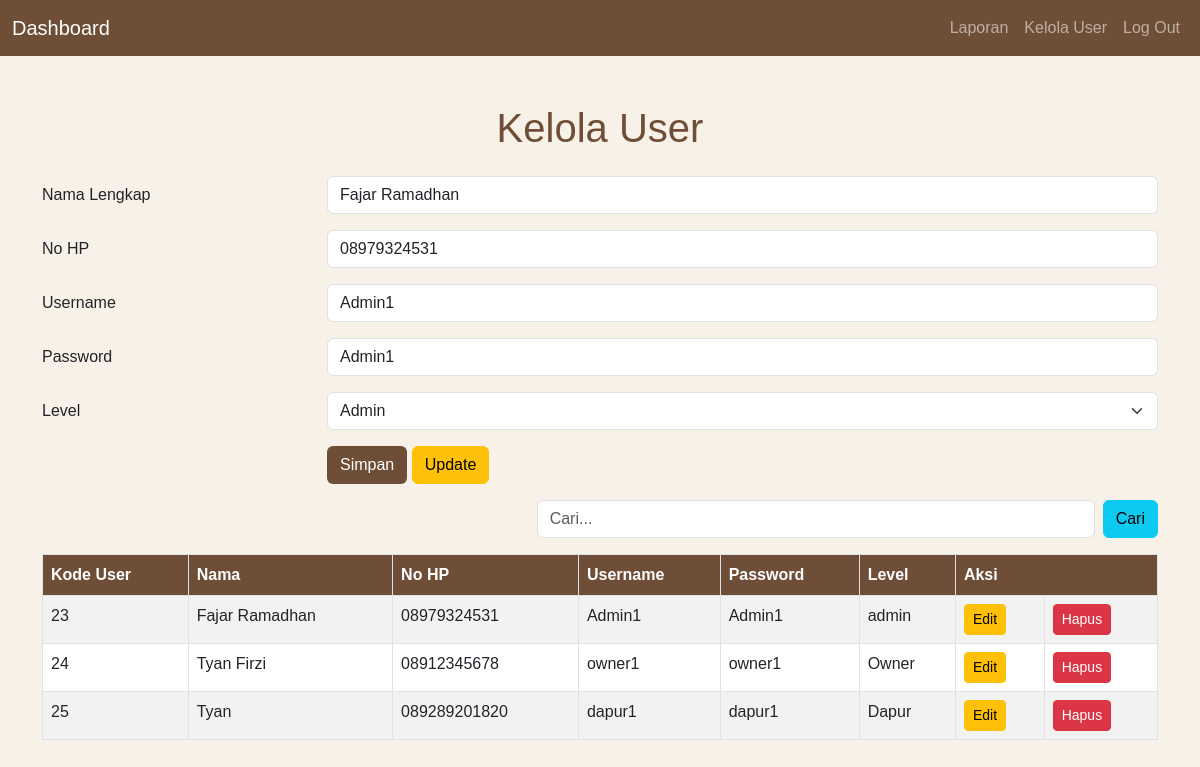
The app's page /admin/user.php?edit&id=23 (signed in) with its own data.
### tables this page shows
CREATE TABLE `tb_user` (
  `kd_user` int(11) NOT NULL,
  `nama` varchar(50) NOT NULL,
  `no_hp` varchar(15) NOT NULL,
  `username` varchar(50) NOT NULL,
  `password` varchar(50) NOT NULL,
  `level` varchar(10) NOT NULL
);

### admin/user.php (the view, shortened to what this page needs)
<?php
include '../config/koneksi.php';
if (isset($_GET['edit'])) {
  $sql = mysqli_query($koneksi, "SELECT * FROM tb_user WHERE kd_user = '$_GET[id]'");
  $edit = mysqli_fetch_array($sql);
}
?>
<!DOCTYPE html>
<html lang="en">
<head>
  <link href="https://cdn.jsdelivr.net/npm/bootstrap@5.3.0-alpha1/dist/css/bootstrap.min.css" rel="stylesheet">
</head>
<body>
  <nav class="navbar navbar-expand-lg navbar-dark">
    <div class="container-fluid">
      <a class="navbar-brand" href="dashboard.php">Dashboard</a>
      <div class="collapse navbar-collapse" id="navbarNav">
        <ul class="navbar-nav ms-auto">
          <li class="nav-item"><a class="nav-link" href="laporan.php">Laporan</a></li>
          <li class="nav-item"><a class="nav-link" href="user.php">Kelola User</a></li>
          <li class="nav-item"><a class="nav-link" href="logout.php" onclick="return confirm('Apa anda yakin ?')">Log
              Out</a></li>
        </ul>
      </div>
    </div>
  </nav>
  <div class="container my-5">
    <h1 class="text-center mb-4">Kelola User</h1>
    <form method="post">
      <div class="row mb-3">
        <label for="nama" class="col-3 col-form-label">Nama Lengkap</label>
        <div class="col-9">
          <input type="text" class="form-control" id="nama" name="nama" placeholder="Masukan nama.." required
            value="<?php echo @$edit['nama']; ?>">
        </div>
      </div>
      <div class="row mb-3">
        <label for="ry" class="col-3 col-form-label">No HP</label>
        <div class="col-9">
          <input type="text" class="form-control" id="ry" name="nohp" placeholder="No HP" required
            value="<?php echo @$edit['no_hp']; ?>">
        </div>
      </div>
      <div class="row mb-3">
        <label for="us" class="col-3 col-form-label">Username</label>
        <div class="col-9">
          <input type="text" class="form-control" id="us" name="username" placeholder="Username" required
            value="<?php echo @$edit['username']; ?>">
        </div>
      </div>
      <div class="row mb-3">
        <label for="pw" class="col-3 col-form-label">Password</label>
        <div class="col-9">
          <input type="text" class="form-control" id="pw" name="password" placeholder="Password" required
            value="<?php echo @$edit['password']; ?>">
        </div>
      </div>
      <div class="row mb-3">
        <label for="lvl" class="col-3 col-form-label">Level</label>
        <div class="col-9">
          <select id="lvl" name="level" class="form-select">
            <option value="admin" <?php if (@$edit['level'] == 'admin')
              echo 'selected'; ?>>Admin</option>
          </select>
        </div>
      </div>
      <div class="row mb-3">
        <div class="col-9 offset-3">
          <input type="submit" class="btn btn-custom" name="simpan" value="Simpan">
          <input type="submit" class="btn btn-warning" name="updateuser" value="Update">
        </div>
      </div>
    </form>
    <form method="post" class="mb-3">
      <div class="d-flex justify-content-end">
        <input type="text" name="tcari" class="form-control w-50" value="<?php echo @$_POST['tcari']; ?>"
          placeholder="Cari...">
        <button type="submit" name="cari" class="btn btn-info ms-2">Cari</button>
      </div>
    </form>
    <table class="table table-bordered table-striped">
      <thead>
        <tr>
          <th>Kode User</th>
          <th>Nama</th>
          <th>No HP</th>
          <th>Username</th>
          <th>Password</th>
          <th>Level</th>
          <th colspan="2">Aksi</th>
        </tr>
      </thead>
      <tbody>
        <?php
        $sql = isset($_POST['cari']) ? "SELECT * FROM q_user WHERE nama LIKE '%$_POST[tcari]%'" : "SELECT * FROM q_user";
        $qry = mysqli_query($koneksi, $sql);
        while ($r = mysqli_fetch_array($qry)) {
          echo "
                    <tr>
                        <td>{$r['kd_user']}</td>
                        <td>{$r['nama']}</td>
                        <td>{$r['no_hp']}</td>
                        <td>{$r['username']}</td>
                        <td>{$r['password']}</td>
                        <td>{$r['level']}</td>
                        <td><a href='user.php?edit&id={$r['kd_user']}' class='btn btn-warning btn-sm'>Edit</a></td>
                        <td><a href='user.php?hapus&id={$r['kd_user']}' class='btn btn-danger btn-sm' onclick='return confirm(\"Yakin ingin menghapus?\")'>Hapus</a></td>
                    </tr>";
        }
        ?>
      </tbody>
    </table>
  </div>
</body>
</html>

### admin/user.php (style rules this page uses)
body { font-family: Arial, sans-serif; background-color: #f8f1e7; }
nav { background-color: #6f4e37; }
nav a { color: #fff; }
h1 { color: #6f4e37; }
.btn-custom { background-color: #6f4e37; color: #fff; }
.table th { background-color: #6f4e37; color: white; }

### records on screen
tb_user: nama "Fajar Ramadhan", nohp "08979324531", username "Admin1", password "Admin1", level "Admin"

### other values on screen
$r['kd_user'] "23"
$r['nama'] "Fajar Ramadhan"
$r['no_hp'] "08979324531"
$r['username'] "Admin1"
$r['password'] "Admin1"
$r['level'] "admin"
$r['kd_user'] "24"
$r['nama'] "Tyan Firzi"
$r['no_hp'] "08912345678"
$r['username'] "owner1"
$r['password'] "owner1"
$r['level'] "Owner"
$r['kd_user'] "25"
$r['nama'] "Tyan"
$r['no_hp'] "089289201820"
